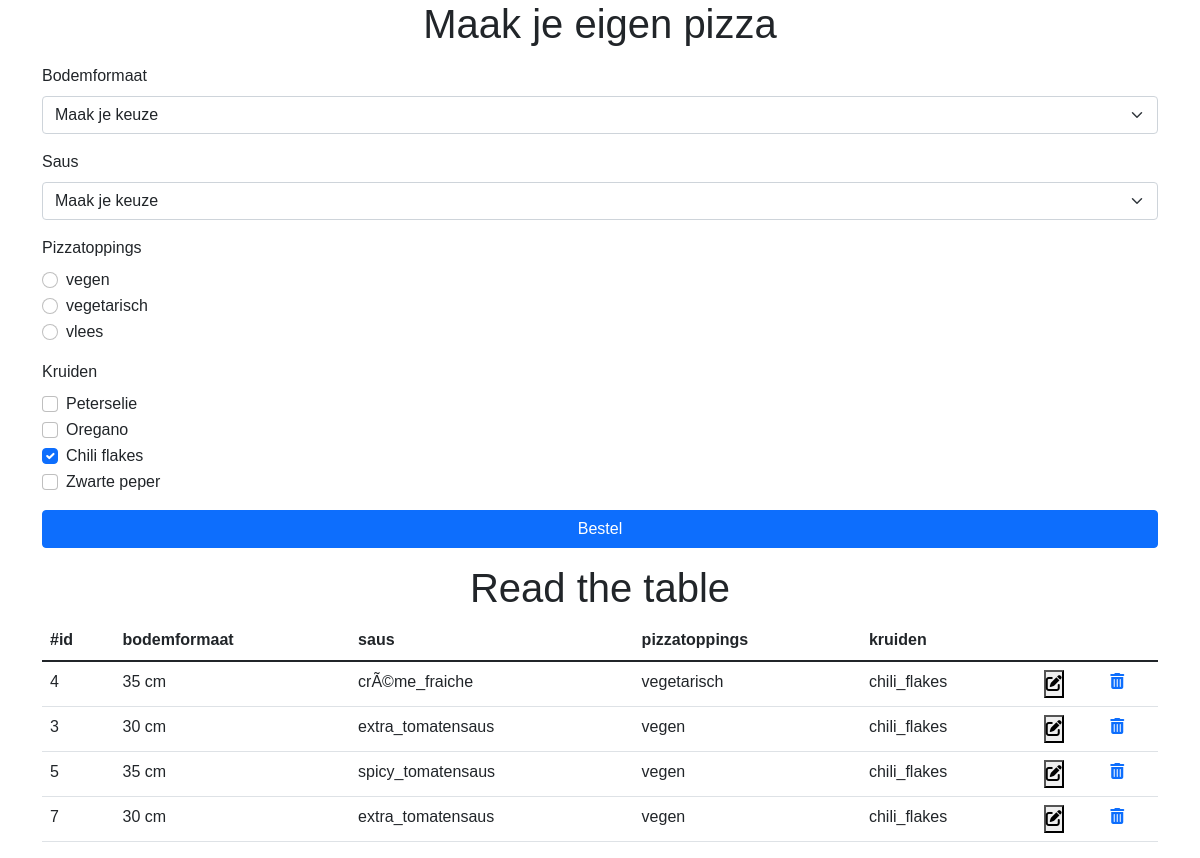
The page / on the database its author committed.
### tables this page shows
CREATE TABLE IF NOT EXISTS `pizza` (
  `id` int(10) UNSIGNED NOT NULL AUTO_INCREMENT,
  `bodemformaat` int(50) NOT NULL,
  `saus` varchar(30) NOT NULL,
  `pizzatoppings` varchar(30) NOT NULL,
  `kruiden` varchar(30) NOT NULL,
  PRIMARY KEY (`id`)
);

### read.php (the view, shortened to what this page needs)
<?php
try{
    $servername = "localhost";
    $username = "root";
    $password = "";
    $dbname = "pdo_toets";
    $conn = new PDO("mysql:host=$servername;dbname=$dbname", $username, $password);
    $conn->setAttribute(PDO::ATTR_ERRMODE, PDO::ERRMODE_EXCEPTION);
    $stmt = $conn->prepare("SELECT * FROM pizza");
    $stmt->execute();
    $resultentable = "";
    foreach($stmt->fetchAll() as $key=>$value){
        $resultentable .= "
        <tr>
        <td>$value->id</td>
        <td>$value->bodemformaat cm</td>
        <td>$value->saus</td>
        <td>$value->pizzatoppings</td>
        <td>$value->kruiden</td>
        <td>
        <form action='./edit.php' method='POST'>
        <input type='hidden' name='id' value='$value->id'>
        <button type='submit'><i class='fa-solid fa-pen-to-square'></i></button>
        </form>
        </td>
        <td><a href='delete.php?id=$value->id'><i class='fa-solid fa-trash-can'></i></a></td>
        </tr>
        ";
    }
}catch(ErrorException $e){
    print("Error: " . $e->getMessage());
}
?>
<!doctype html>
<html lang="en">
<head>
  <link href="https://cdn.jsdelivr.net/npm/bootstrap@5.1.3/dist/css/bootstrap.min.css" rel="stylesheet">
  <link rel="stylesheet" href="https://cdnjs.cloudflare.com/ajax/libs/font-awesome/6.0.0/css/all.min.css">
</head>
<body>
<div class="container mt-3">
    <h1 class="text-center">Read the table</h1>
<table class="table">
  <thead>
    <tr>
      <th scope="col">#id</th>
      <th scope="col">bodemformaat</th>
      <th scope="col">saus</th>
      <th scope="col">pizzatoppings</th>
      <th>kruiden</th>
      <th></th>
      <th></th>
    </tr>
  </thead>
  <?php echo $resultentable ?>
</table>
</div>
</body>
</html>

### index.php (shortened to what this page needs)
<!doctype html>
<html lang="en">
<head>
  <link href="https://cdn.jsdelivr.net/npm/bootstrap@5.1.3/dist/css/bootstrap.min.css" rel="stylesheet">
  <link rel="stylesheet" href="./css/style.css">
</head>
<body>
  <div class="container">
    <div class="mb-3">
      <h1 class="text-center">Maak je eigen pizza</h1>
    </div>
    <form action="./insert.php" method="POST">
      <div class="mb-3">
        <label for="bodemformaat" class="form-label">Bodemformaat</label>
        <select class="form-select" aria-label="Default select example" name="bodemformaat" required>
          <option selected>Maak je keuze</option>
        </select>
      </div>
      <div class="mb-3">
        <label for="saus" class="form-label">Saus</label>
        <select class="form-select" aria-label="Default select example" name="saus" required>
          <option selected>Maak je keuze</option>
        </select>
      </div>
      <div class="mb-3">
        <label for="pizzatoppings" class="form-label">Pizzatoppings</label>
        <div class="form-check">
          <input class="form-check-input" name="Pizzatoppings" value="vegen" type="radio" name="vegen" id="vegen">
          <label class="form-check-label" for="vegen">
            vegen
          </label>
        </div>
        <div class="form-check">
          <input class="form-check-input" name="Pizzatoppings" value="vegetarisch" type="radio" name="vegetarisch" id="vegetarisch">
          <label class="form-check-label" for="vegetarisch">
            vegetarisch
          </label>
        </div>
        <div class="form-check">
          <input class="form-check-input" name="Pizzatoppings" value="vlees" type="radio" name="vlees" id="vlees">
          <label class="form-check-label" for="vlees">
            vlees
          </label>
        </div>
      </div>
      <div class="mb-3">
        <label for="exampleInputEmail1" class="form-label">Kruiden</label>
        <div class="form-check">
          <input class="form-check-input" type="checkbox" name="kruiden" value="peterselie" id="flexCheckDefault">
          <label class="form-check-label" for="flexCheckDefault">
            Peterselie
          </label>
        </div>
        <div class="form-check">
          <input class="form-check-input" name="kruiden" type="checkbox" value="oregano" id="flexCheckDefault">
          <label class="form-check-label" for="flexCheckDefault">
            Oregano
          </label>
        </div>
        <div class="form-check">
          <input class="form-check-input" name="kruiden" type="checkbox" value="chili_flakes" id="flexCheckChecked" checked>
          <label class="form-check-label" for="flexCheckChecked">
            Chili flakes
          </label>
        </div>
        <div class="form-check">
          <input class="form-check-input" name="kruiden" value="zwarte_peper" type="checkbox" value="" id="flexCheckDefault">
          <label class="form-check-label" for="flexCheckDefault">
            Zwarte peper
          </label>
        </div>
      </div>
      <div class="mb-3">
        <div class="d-grid gap-2">
          <button class="btn btn-primary" name="submit" type="submit">Bestel</button>
        </div>
      </div>
    </form>
  </div>
  <?php
  include_once('read.php');
  ?>
</body>
</html>

### css/style.css (style rules this page uses)
:root { --card-bg: #ECEEEB; --card-text: #000000; --button-bg: #1C9B5C; --button-text: #C6FAF0; --delet-button: #B6212B; --bg-color: #ffffff; }
* { margin: 0; padding: 0; box-sizing: border-box; font-family: sans-serif; }
.container { position: relatives; }

### rows shown on the page
pizza: id "4", bodemformaat "35", saus "crÃ©me_fraiche", pizzatoppings "vegetarisch", kruiden "chili_flakes"
pizza: id "3", bodemformaat "30", saus "extra_tomatensaus", pizzatoppings "vegen", kruiden "chili_flakes"
pizza: id "5", bodemformaat "35", saus "spicy_tomatensaus", pizzatoppings "vegen", kruiden "chili_flakes"
pizza: id "7", bodemformaat "30", saus "extra_tomatensaus", pizzatoppings "vegen", kruiden "chili_flakes"
